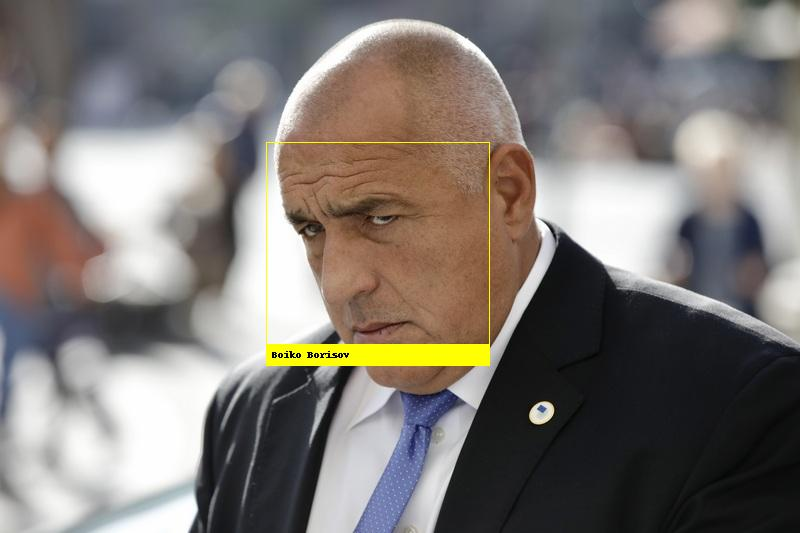

Python code for this plot:
import face_recognition
from PIL import Image, ImageDraw

image_of_boiko = face_recognition.load_image_file('./images/known/boiko_borisov.jpg')
boiko_face_encoding = face_recognition.face_encodings(image_of_boiko)[0]

#  Create arrays of encodings and names
known_face_encodings = [
boiko_face_encoding,
]

known_face_names = [
 "Boiko"
]

# Load test image to find faces in
test_image = face_recognition.load_image_file('./images/unknown/351.jpg')

# Find faces in test image
face_locations = face_recognition.face_locations(test_image)
face_encodings = face_recognition.face_encodings(test_image, face_locations)

# Convert to PIL format
pil_image = Image.fromarray(test_image)

# Create a ImageDraw instance
draw = ImageDraw.Draw(pil_image)

# Loop through faces in test image
for(top, right, bottom, left), face_encoding in zip(face_locations, face_encodings):
  matches = face_recognition.compare_faces(known_face_encodings, face_encoding)

  name = "Unknown Person"

  # If match
  if True in matches:
    first_match_index = matches.index(True)
    name = known_face_names[first_match_index]
  
  # Draw box
  draw.rectangle(((left, top), (right, bottom)), outline=(255,255,0))

  # Draw label
  text_width, text_height = draw.textsize(name)
  draw.rectangle(((left,bottom - text_height - 10), (right, bottom)), fill=(255,255,0), outline=(255,255,0))
  draw.text((left + 6, bottom - text_height - 5), name, fill=(0,0,0))

del draw

# Display image
pil_image.show()

# Save image
""" pil_image.save('identify.jpg') """